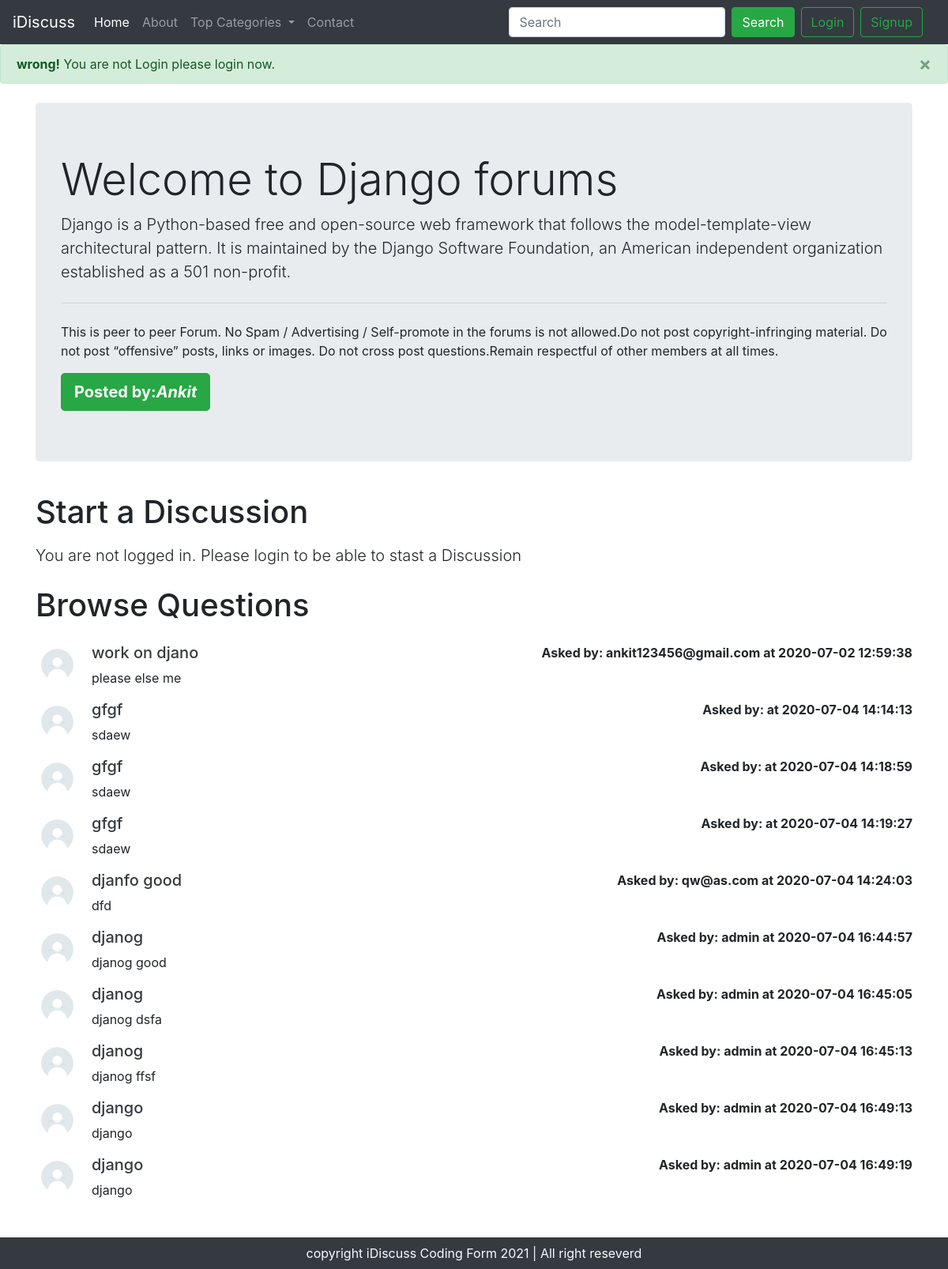
The app's page /threadlist.php?catid=3 with its own data.
### tables this page shows
CREATE TABLE `categories` (
  `category_id` int(255) NOT NULL,
  `category_name` varchar(255) NOT NULL,
  `category_description` varchar(255) NOT NULL,
  `created` datetime NOT NULL DEFAULT current_timestamp()
);

CREATE TABLE `threads` (
  `thread_id` int(255) NOT NULL,
  `thread_title` varchar(255) NOT NULL,
  `thread_desc` text NOT NULL,
  `thread_cat_id` int(255) NOT NULL,
  `thread_user_id` int(255) NOT NULL,
  `timestamp` datetime NOT NULL DEFAULT current_timestamp()
);

CREATE TABLE `users` (
  `sno` int(255) NOT NULL,
  `user_email` varchar(255) NOT NULL,
  `user_pass` varchar(255) NOT NULL,
  `timestamp` datetime NOT NULL DEFAULT current_timestamp()
);

### threadlist.php (the view, shortened to what this page needs)
<!doctype html>
<html lang="en">
<head>
    <link rel="stylesheet" href="https://stackpath.bootstrapcdn.com/bootstrap/4.5.0/css/bootstrap.min.css"
>
</head>
<body>
    <?php include 'partials/_dbconnect.php';?>
    <?php include 'partials/_header.php'; ?>
    <?php
        $id = $_GET['catid'];
        $sql = "SELECT * FROM `categories` WHERE category_id = $id";
        $result = mysqli_query($con,$sql);
        while($row = mysqli_fetch_assoc($result)){
            $catname = $row['category_name'];
            $catdesc = $row['category_description'];
        }
    ?>
    <div class="container my-4">
        <div class="jumbotron">
            <h1 class="display-4">Welcome to <?php echo $catname; ?> forums</h1>
            <p class="lead"> <?php echo $catdesc; ?> </p>
            <hr class="my-4">
            <p>This is peer to peer Forum. No Spam / Advertising / Self-promote in
                the forums is not allowed.Do not post copyright-infringing material.
                Do not post “offensive” posts, links or images.
                Do not cross post questions.Remain respectful of other members at all times.
            </p>
            <a class="btn btn-success btn-lg" href="#" role="button"><b>Posted by:<i>Ankit</i></b></a>
        </div>
    </div>
    <?php
  if(isset($_SESSION['loggedin']) && $_SESSION['loggedin'] == true){
echo '<div class="container">
        <h1 class="py-2"> Start a Discussion</h1>
        <form action="'. $_SERVER["REQUEST_URI"].'" method="post">
            <div class="form-group">
                <label for="exampleInputEmail1">Problem Title</label>
                <input type="text" class="form-control" id="title" name="title" aria-describedby="emailHelp">
                <small id="emailHelp" class="form-text text-muted">Keep your title as short and crisp as
                    possible.</small>
            </div>
            <input type="hidden" name="sno" value="'.$_SESSION["sno"].'">
            <div class="form-group">
                <label for="exampleFormControlTextarea1">Eleborate Your Concern</label>
                <textarea class="form-control" id="desc" name="desc" rows="3"></textarea>
            </div>
            <button type="submit" class="btn btn-success">Submit</button>
        </form>
    </div>';
  }else{
         echo ' <div class="container">
         <h1 class="py-2"> Start a Discussion</h1>
                <p class="lead">You are not logged in. Please login to be able to stast a Discussion </p>
            </div>';
  }
    ?>
    <div class="container mb-5" id="ques">
        <h1 class="py-2"> Browse Questions</h1>
        <?php
        $id = $_GET['catid'];
        $sql = "SELECT * FROM `threads` WHERE thread_cat_id = $id";
        $result = mysqli_query($con,$sql);
        while($row = mysqli_fetch_assoc($result)){
            $id = $row['thread_id'];
            $title = $row['thread_title'];
            $desc = $row['thread_desc'];
            $thread_time = $row['timestamp'];
            $thread_user_id = $row['thread_user_id'];
            $sql2="SELECT user_email FROM `users` where sno ='$thread_user_id'";
            $result2 = mysqli_query($con,$sql2);
            $row2 = mysqli_fetch_assoc($result2);
        echo    '<div class="media  my-3">
                        <img src="img/userdefault.jpg" width="55px" class="mr-3" alt="...">
                            <div class="media-body">'.
                                '<h5 class="mt-0"><a class="text-dark" href="thread.php?threadid='.$id.'">'.$title.'</a></h5>
                                '.$desc.'</div>'.'<div class ="font-weight-bold my-0">Asked by: '.$row2['user_email'].' at '
                                .$thread_time.
                                '</div>'.
                '</div>';
            }
        ?>
    </div>
    <?php include 'partials/_footer.php'; ?>
</body>
</html>

### threadlist.php (style rules this page uses)
#ques { min-height: 433px; }

### records on screen
categories: category_name "Django", category_description "Django is a Python-based free and open-source web framework that follows the model-template-view architectural pattern. It is maintained by the Django Software Foundation, an American independent organization established as a 501 non-profit."
threads: thread_title "work on djano", thread_desc "please else me", users.user_email "ankit123456@gmail.com", timestamp "2020-07-02 12:59:38"
threads: thread_title "gfgf", thread_desc "sdaew", timestamp "2020-07-04 14:14:13"
threads: thread_title "gfgf", thread_desc "sdaew", timestamp "2020-07-04 14:18:59"
threads: thread_title "gfgf", thread_desc "sdaew", timestamp "2020-07-04 14:19:27"
threads: thread_title "djanfo good", thread_desc "dfd", users.user_email "qw@as.com", timestamp "2020-07-04 14:24:03"
threads: thread_title "djanog", thread_desc "djanog good", users.user_email "admin", timestamp "2020-07-04 16:44:57"
threads: thread_title "djanog", thread_desc "djanog dsfa", users.user_email "admin", timestamp "2020-07-04 16:45:05"
threads: thread_title "djanog", thread_desc "djanog ffsf", users.user_email "admin", timestamp "2020-07-04 16:45:13"
threads: thread_title "django", thread_desc "django", users.user_email "admin", timestamp "2020-07-04 16:49:13"
threads: thread_title "django", thread_desc "django", users.user_email "admin", timestamp "2020-07-04 16:49:19"
